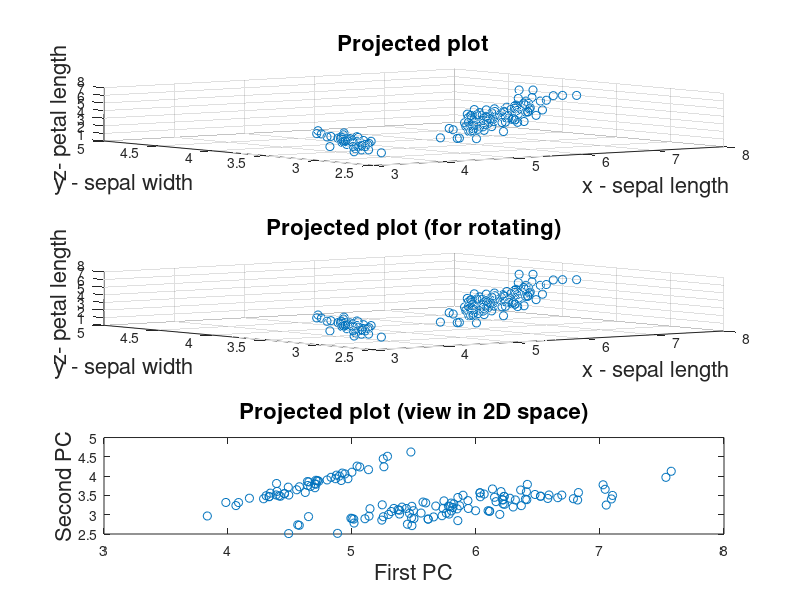

This chart was generated by the following MATLAB code:
%% ECE 532 - HW3 - Question 4
function classFlowers()
% initialization
clear all; clc
load fisheriris.mat
selectFirstThreeFeatures = 0;
projectOnTo2DSpace = 1; 
if projectOnTo2DSpace && ~selectFirstThreeFeatures
    warning('My projection code is based on the use of 3 features');
    selectFirstThreeFeatures = 1;
end

% some parameters
numData = 50;
% set the number of data points in the training data (< 50)
maxTrainSize = numData - 1;
% choose features (e.g. 1110 meas select the first three features)
if selectFirstThreeFeatures
    featureSelector = logical([1 1 1 0])
    % read the design matrix
    X = meas(:,featureSelector);
    if projectOnTo2DSpace
        % principle component analysis 
        pcs = pca(X);
        % use the subspace spanned by the 1st two PCs
        disp('Here are the basis for the lower dimensional subspace, where the data were projected')
        S = pcs(:,1:2)
        % calculate the projection matrix 
        projMat = S*inv(S'*S)*S';
        % do orthogonal projection 
        projectedX = X * projMat;
        X = projectedX(:,1:2);
    end
else
    % no feature selection & no projection
    X = meas;
end
% 0 = setosa
% 1 = versicolor
% 2 = virginica
y = [zeros(numData,1); ones(numData,1); 2*ones(numData,1)];

%% Run the analysis
% conduct multiple tests
numTrials = 50;
accuracy = nan(numTrials,maxTrainSize);
for trainSize = 1: maxTrainSize;
    for i = 1 : numTrials
        %% create vectors that randomly select training data
        holdOutIdx = getTrainingSetIndex(numData,trainSize);
        
        %% split the data into training and testing set
        Xtrain = X(holdOutIdx,:);
        ytrain = y(holdOutIdx);
        Xtest  = X(~holdOutIdx,:);
        ytest  = y(~holdOutIdx);
        
        %% fit the LS model
        beta = inv(Xtrain' * Xtrain) * Xtrain' * ytrain;
        
        %% compute the accuracy
        predictions = round(Xtest * beta);
        predictions = transformPredictions(predictions, y);
        accuracy(i,trainSize) = sum(predictions == ytest) / length(ytest);
    end
    
end
% compute the error
error = 1 - accuracy;
fprintf('Test set accuracy when using training set size of 40 is %f \n', mean(error(:,40)));

%% plot the performance 
plotPerformance_trainSize(error)

% plot the first three features in the scatter plot if we only use the 1st
% three features
if selectFirstThreeFeatures
    disp('Press something to see the scatter plots!'); pause;
    threeFeatureScatterPlots(meas)
    % if also project onto 2D space, plot the projected 2D scatter plot 
    if projectOnTo2DSpace
        disp('Press something to see the projected plots!'); pause;
        projectedScatterPlots(projectedX,X)
    end
end

end

%%%%%%%%%%%%%%%%%%%%%%%%%%%%%%%%%%%%%%%%%%%%%%%%%%%%%%%%%%%%%%%%%%%%%%%%%%%
%%%%%%%%%%%%%%%%%%%%%%%%%% Helper functions %%%%%%%%%%%%%%%%%%%%%%%%%%%%%%%
%%%%%%%%%%%%%%%%%%%%%%%%%%%%%%%%%%%%%%%%%%%%%%%%%%%%%%%%%%%%%%%%%%%%%%%%%%%

%% create vectors that randomly select the holdout set of given size
function holdOutIdx = getTrainingSetIndex(numData,trainSize)
% check input
if trainSize < 1
    error('Training size should be at least 1');
elseif trainSize >= numData
    error('Training size should be smaller than numData');
end
% preallocate
trainIdx.set = false(numData, 1);
trainIdx.ver = false(numData, 1);
trainIdx.vir = false(numData, 1);
% randomly choose some of them
trainIdx.set(randperm(numData, trainSize)) = true;
trainIdx.ver(randperm(numData, trainSize)) = true;
trainIdx.vir(randperm(numData, trainSize)) = true;
% concatenate the index vector
holdOutIdx = [trainIdx.set; trainIdx.ver; trainIdx.vir];
end


%% handle impossible predictions
% the range of y is {0, 1, 2}, so if the classifer under/over shot, force
% it to be the closest label in the range
function predictions = transformPredictions(predictions, y)
% this is written in a more genearl form that is not specific to {0,1,2}
% range
ymax = max(y);
ymin = min(y);
predictions(predictions > ymax) = ymax;
predictions(predictions < ymin) = ymin;
end


%% Plot the performance against trainSize
function plotPerformance_trainSize(error)
FS = 16;
% plot the error vector, which records the error by training set size
plot(mean(error),'LineWidth',2)
% add some descriptions
ylim([0,1])
title('Classification performance against the training set size', 'fontsize', FS)
xlabel('Number of data points used in the training set', 'fontsize', FS)
ylabel('Mean CV error (%)', 'fontsize', FS)
end

%% create 3 d scatter plots for 3 features
function threeFeatureScatterPlots(meas)
FS = 16;

% create the scatter plots
subplot(1,2,1)
scatter3(meas(:,1),meas(:,2),meas(:,3))
title('Scatter plot for the 1st three features', 'fontsize', FS)
xlabel('x - sepal length', 'fontsize', FS)
ylabel('y - sepal width', 'fontsize', FS)
zlabel('z- petal length', 'fontsize', FS)

% create the SAME scatter plots (for rotating)
subplot(1,2,2)
scatter3(meas(:,1),meas(:,2),meas(:,3))
title('Scatter plot for the 1st three features (for rotating)', 'fontsize', FS)
xlabel('x - sepal length', 'fontsize', FS)
ylabel('y - sepal width', 'fontsize', FS)
zlabel('z- petal length', 'fontsize', FS)

end

%% plot the projected 2D scatter plot 
function projectedScatterPlots(projectedX,X)
FS = 16;
% create the PROJECTED scatter plots
subplot(3,1,1)
scatter3(projectedX(:,1),projectedX(:,2),projectedX(:,3))
title('Projected plot', 'fontsize', FS)
xlabel('x - sepal length', 'fontsize', FS)
ylabel('y - sepal width', 'fontsize', FS)
zlabel('z- petal length', 'fontsize', FS)

% create the PROJECTED scatter plots
subplot(3,1,2)
scatter3(projectedX(:,1),projectedX(:,2),projectedX(:,3))
title('Projected plot (for rotating)', 'fontsize', FS)
xlabel('x - sepal length', 'fontsize', FS)
ylabel('y - sepal width', 'fontsize', FS)
zlabel('z- petal length', 'fontsize', FS)

% create the PROJECTED scatter plots (for rotating)
subplot(3,1,3)
plot (X(:,1), X(:,2),'o');
title('Projected plot (view in 2D space)', 'fontsize', FS)
xlabel('First PC', 'fontsize', FS)
ylabel('Second PC', 'fontsize', FS)

end
